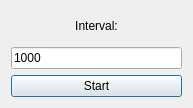
<?xml version="1.0" encoding="UTF-8"?>
<ui version="4.0">
 <class>client</class>
 <widget class="QDialog" name="client">
  <property name="geometry">
   <rect>
    <x>0</x>
    <y>0</y>
    <width>193</width>
    <height>108</height>
   </rect>
  </property>
  <property name="windowTitle">
   <string>Dialog</string>
  </property>
  <layout class="QVBoxLayout" name="verticalLayout">
   <item>
    <widget class="QLabel" name="interval_label">
     <property name="text">
      <string>Interval:</string>
     </property>
     <property name="alignment">
      <set>Qt::AlignCenter</set>
     </property>
    </widget>
   </item>
   <item>
    <widget class="QLineEdit" name="interval_edit">
     <property name="text">
      <string>1000</string>
     </property>
    </widget>
   </item>
   <item>
    <widget class="QPushButton" name="start_button">
     <property name="text">
      <string>Start</string>
     </property>
    </widget>
   </item>
  </layout>
 </widget>
 <resources/>
 <connections/>
</ui>
